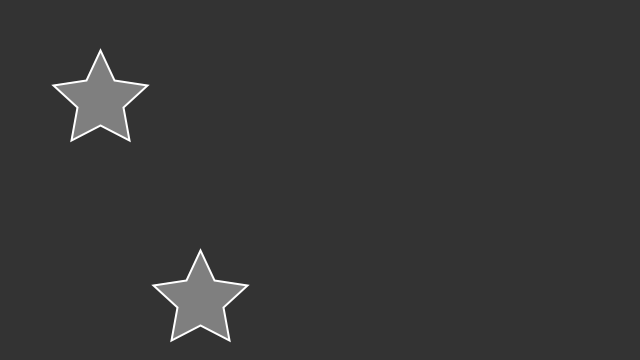
Frame 1 (no input)
Frame 60 (the mouse pressed at the canvas centre just before this capture): identical to frame 1, image omitted
Frame 120 (the mouse held since frame 60 and released just before this capture): identical to frame 1, image omitted

The Processing sketch that drew this single still picture (run headless with seeded random() and noise(); from frame 60 on, the mouse is pressed at the canvas centre):

// Processing sketch: StarFunction
// ── StarFunction.pde
float x = 100;
float y = 100;

void setup(){
  size(640, 360);
}

void draw(){
  background(51);
  star(100,100);
  star(200, 300);
}

void star(float x, float y){
  fill(127);
  stroke(255);
  strokeWeight(2);
  
  beginShape();
  vertex(x, y-50);
  vertex(x+14, y-20);
  vertex(x+47, y-15);
  vertex(x+23, y+7);
  vertex(x+29, y+40);
  vertex(x, y+25);
  vertex(x-29, y+40);
  vertex(x-23, y+7);
  vertex(x-47, y-15);
  vertex(x-14, y-20);
  endShape(CLOSE);
}
